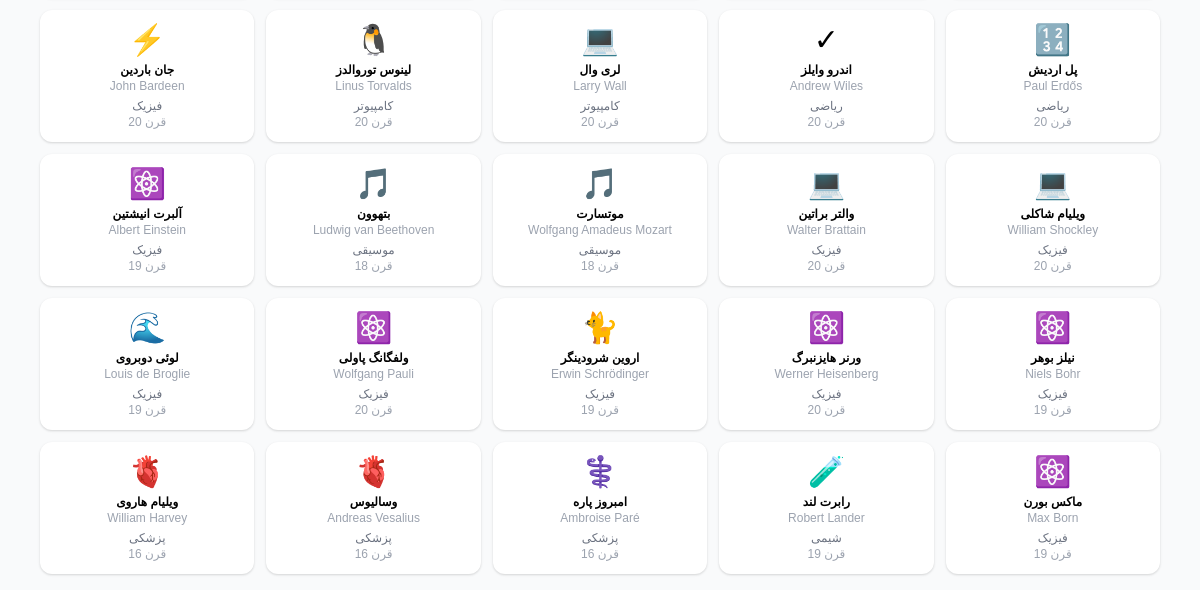
Before: /scientists.php (lower part) with the older database file.
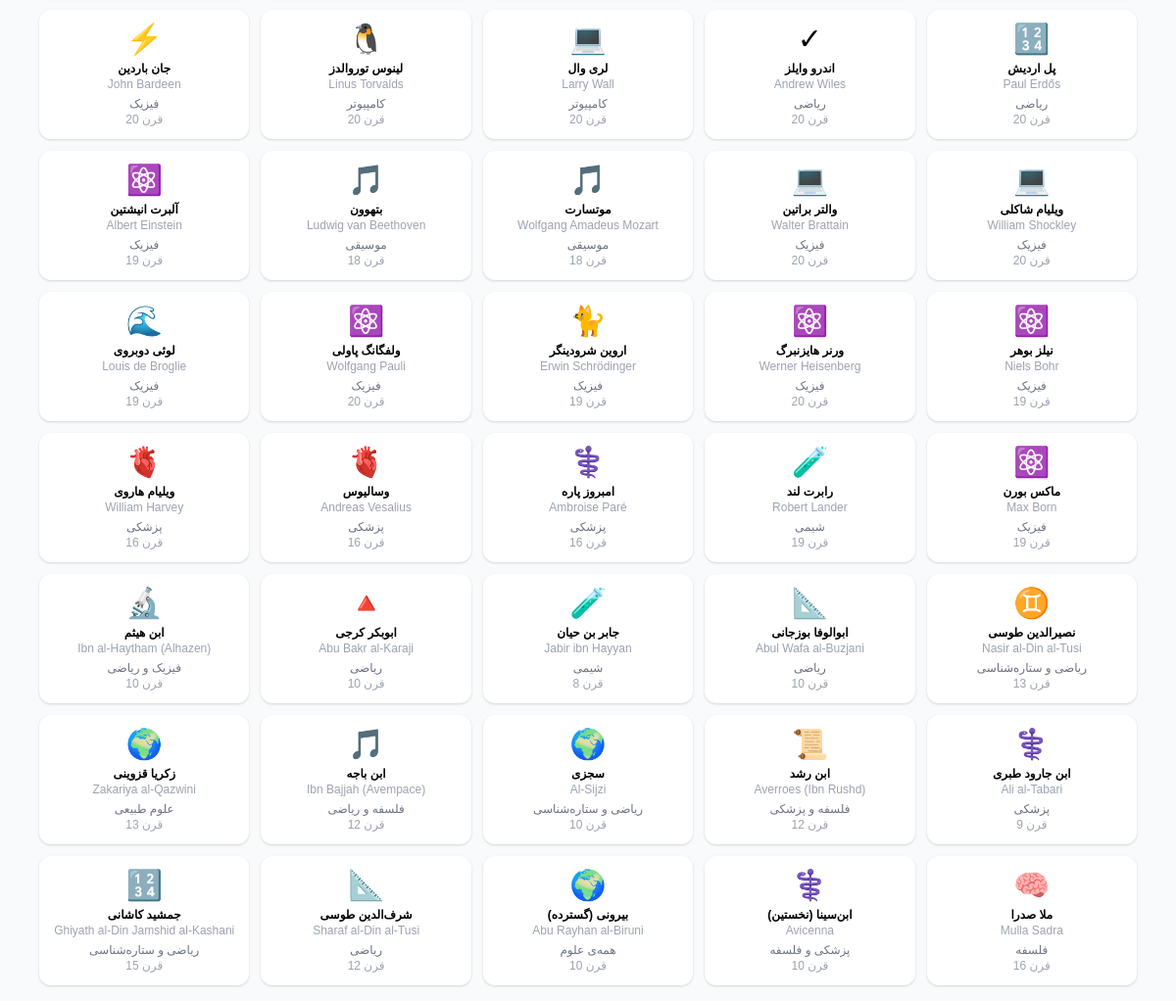
After: the same page with the newer database file.
### tables this page shows
CREATE TABLE IF NOT EXISTS scientists (
    id INT AUTO_INCREMENT PRIMARY KEY,
    slug VARCHAR(100) UNIQUE NOT NULL,
    name_fa VARCHAR(200) NOT NULL,
    name_en VARCHAR(200) NOT NULL,
    name_ar VARCHAR(200),
    full_name_fa TEXT,
    full_name_en TEXT,
    field VARCHAR(100),
    century INT,
    born_year INT,
    died_year INT,
    born_place VARCHAR(200),
    died_place VARCHAR(200),
    bio_fa LONGTEXT,
    bio_en LONGTEXT,
    bio_ar LONGTEXT,
    achievements_fa TEXT,
    achievements_en TEXT,
    works_fa TEXT,
    works_en TEXT,
    image_url VARCHAR(500),
    wikipedia_url VARCHAR(500),
    oeis_ref VARCHAR(50),
    icon VARCHAR(50),
    color VARCHAR(50),
    sort_order INT DEFAULT 0,
    is_featured TINYINT DEFAULT 0,
    created_at TIMESTAMP DEFAULT CURRENT_TIMESTAMP
);

### functions.php (called while the page is built, shortened)
<?php
function sanitize($input) {
    return htmlspecialchars(trim($input ?? ''), ENT_QUOTES, 'UTF-8');
}

### scientists.php (the view, shortened to what this page needs)
<?php
require_once __DIR__ . '/functions.php';
$lang = $_GET['lang'] ?? $_COOKIE['lang'] ?? 'fa';
$dir = in_array($lang, ['fa','ar','ur']) ? 'rtl' : 'ltr';
$pdo = Database::getInstance();
try { $scientists = $pdo->query("SELECT * FROM scientists ORDER BY sort_order, century")->fetchAll(); } catch (Exception $e) { $scientists = []; }
?>
<!DOCTYPE html>
<html lang="<?= $lang ?>" dir="<?= $dir ?>">
<head>
<link href="https://cdn.jsdelivr.net/npm/tailwindcss@2/dist/tailwind.min.css" rel="stylesheet">
<link rel="stylesheet" href="https://cdn.jsdelivr.net/gh/rastikerdar/vazirmatn@v33.003/Vazirmatn-font-face.css">
</head>
<body class="bg-gray-50 min-h-screen">
<div class="max-w-6xl mx-auto p-4">
<div class="grid grid-cols-2 md:grid-cols-4 lg:grid-cols-5 gap-3">
<?php if (empty($scientists)): ?>
<div class="col-span-full text-center text-gray-400 py-8">هنوز دانشمندی ثبت نشده. <a href="install.php" class="text-blue-600">نصب</a></div>
<?php else: foreach ($scientists as $s):
$name_field = "name_$lang"; $bio_field = "bio_$lang";
$name = $s[$name_field] ?? $s['name_en'];
?>
<a href="scientist.php?slug=<?= urlencode($s['slug']) ?>" class="card bg-white rounded-xl shadow p-3 text-center block">
<div class="text-3xl mb-1"><?= $s['icon'] ?? '🎓' ?></div>
<div class="font-bold text-xs"><?= sanitize($name) ?></div>
<div class="text-xs text-gray-400" dir="ltr"><?= sanitize($s['full_name_en'] ?? $s['name_en']) ?></div>
<div class="text-xs text-gray-500 mt-1"><?= sanitize($s['field']) ?></div>
<div class="text-xs text-gray-400"><?= $s['century'] > 0 ? "قرن {$s['century']}" : "ق.م" ?></div>
</a>
<?php endforeach; endif; ?>
</div>
</div>
</body>
</html>

### scientists.php (style rules this page uses)
body { font-family:'Vazirmatn',sans-serif }

Changed rows visible on the page:
added scientists: icon "♊", name_fa "نصیرالدین طوسی", full_name_en "Nasir al-Din al-Tusi", field "ریاضی و ستاره‌شناسی", century "13"
added scientists: icon "📐", name_fa "ابوالوفا بوزجانی", full_name_en "Abul Wafa al-Buzjani", field "ریاضی", century "10"
added scientists: icon "🧪", name_fa "جابر بن حیان", full_name_en "Jabir ibn Hayyan", field "شیمی", century "8"
added scientists: icon "🔺", name_fa "ابوبکر کرجی", full_name_en "Abu Bakr al-Karaji", field "ریاضی", century "10"
added scientists: icon "🔬", name_fa "ابن هیثم", full_name_en "Ibn al-Haytham (Alhazen)", field "فیزیک و ریاضی", century "10"
added scientists: icon "⚕️", name_fa "ابن جارود طبری", full_name_en "Ali al-Tabari", field "پزشکی", century "9"
added scientists: icon "📜", name_fa "ابن رشد", full_name_en "Averroes (Ibn Rushd)", field "فلسفه و پزشکی", century "12"
added scientists: icon "🌍", name_fa "سجزی", full_name_en "Al-Sijzi", field "ریاضی و ستاره‌شناسی", century "10"
added scientists: icon "🎵", name_fa "ابن باجه", full_name_en "Ibn Bajjah (Avempace)", field "فلسفه و ریاضی", century "12"
added scientists: icon "🌍", name_fa "زکریا قزوینی", full_name_en "Zakariya al-Qazwini", field "علوم طبیعی", century "13"
added scientists: icon "🧠", name_fa "ملا صدرا", full_name_en "Mulla Sadra", field "فلسفه", century "16"
added scientists: icon "⚕️", name_fa "ابن‌سینا (نخستین)", full_name_en "Avicenna", field "پزشکی و فلسفه", century "10"
added scientists: icon "🌍", name_fa "بیرونی (گسترده)", full_name_en "Abu Rayhan al-Biruni", field "همه‌ی علوم", century "10"
added scientists: icon "📐", name_fa "شرف‌الدین طوسی", full_name_en "Sharaf al-Din al-Tusi", field "ریاضی", century "12"
added scientists: icon "🔢", name_fa "جمشید کاشانی", full_name_en "Ghiyath al-Din Jamshid al-Kashani", field "ریاضی و ستاره‌شناسی", century "15"
